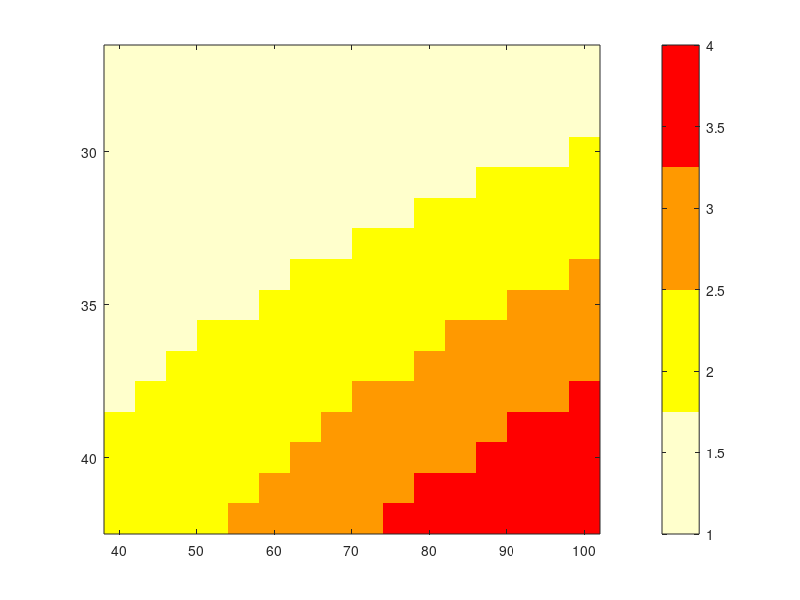

The MATLAB script that drew this image: (Note: this script raises an error after producing the figure.)
% Load the heat index data
data = load('heat_index_labeled.mat');

% Extract variables
temperature = data.Temperature_Celsius;
humidity = data.Relative_Humidity_Percent;
heat_index = data.Heat_Index_Celsius;

% Flatten the heat index matrix for clustering
X = heat_index(:);

% Apply K-means clustering
numClusters = 4;
[idx, C] = kmeans(X, numClusters);

% Sort clusters by heat index center values
[~, order] = sort(C);
sorted_idx = zeros(size(idx));
for i = 1:numClusters
    sorted_idx(idx == order(i)) = i;
end

% Reshape back to the original heat index matrix shape
cluster_map = reshape(sorted_idx, size(heat_index));

% Define colormap: pale yellow, yellow, orange, red
custom_cmap = [
    1.0, 1.0, 0.8;  % Pale Yellow (Caution)
    1.0, 1.0, 0.0;  % Yellow (Extreme Caution)
    1.0, 0.6, 0.0;  % Orange (Danger)
    1.0, 0.0, 0.0   % Red (Extreme Danger)
];

% Plotting
figure;
imagesc(humidity, temperature, cluster_map);
colormap(custom_cmap);
colorbar('Ticks', 1:4, 'TickLabels', {'Caution', 'Extreme Caution', 'Danger', 'Extreme Danger'});
xlabel('Relative Humidity (%)');
ylabel('Temperature (°C)');
title('Heat Index Risk Categories via K-means Clustering');
set(gca, 'YDir', 'normal');  % So temperature increases upward
